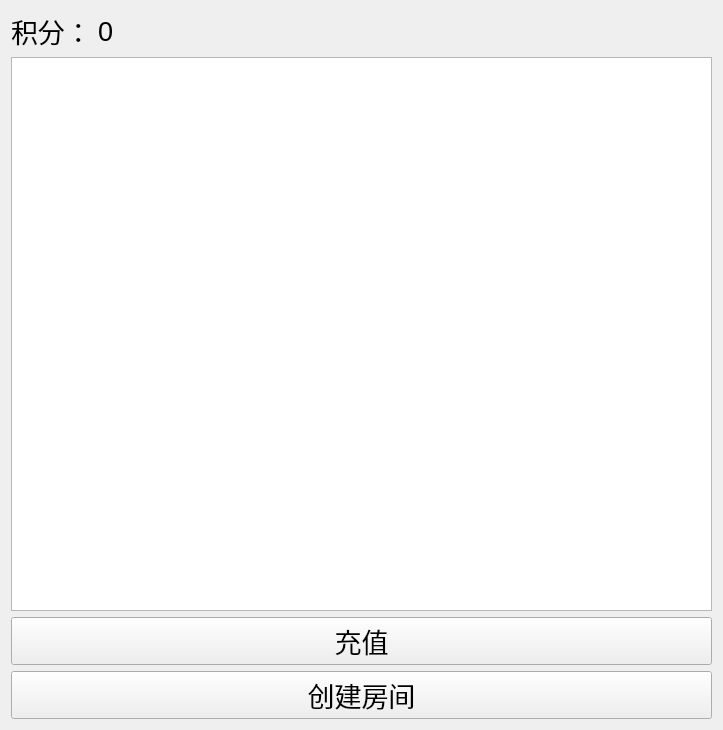
<?xml version="1.0" encoding="UTF-8"?>
<ui version="4.0">
 <class>HallWidget</class>
 <widget class="QWidget" name="HallWidget">
  <property name="geometry">
   <rect>
    <x>0</x>
    <y>0</y>
    <width>723</width>
    <height>730</height>
   </rect>
  </property>
  <property name="windowTitle">
   <string>Form</string>
  </property>
  <layout class="QVBoxLayout" name="verticalLayout">
   <item>
    <layout class="QHBoxLayout" name="horizontalLayout">
     <item>
      <widget class="QLabel" name="label">
       <property name="sizePolicy">
        <sizepolicy hsizetype="Fixed" vsizetype="Preferred">
         <horstretch>0</horstretch>
         <verstretch>0</verstretch>
        </sizepolicy>
       </property>
       <property name="font">
        <font>
         <pointsize>20</pointsize>
        </font>
       </property>
       <property name="text">
        <string>积分：</string>
       </property>
      </widget>
     </item>
     <item>
      <widget class="QLabel" name="lbCharge">
       <property name="font">
        <font>
         <pointsize>20</pointsize>
        </font>
       </property>
       <property name="text">
        <string>0</string>
       </property>
      </widget>
     </item>
    </layout>
   </item>
   <item>
    <widget class="QListWidget" name="lwRooms">
     <property name="font">
      <font>
       <pointsize>20</pointsize>
      </font>
     </property>
    </widget>
   </item>
   <item>
    <widget class="QPushButton" name="btnCharge">
     <property name="font">
      <font>
       <pointsize>20</pointsize>
      </font>
     </property>
     <property name="text">
      <string>充值</string>
     </property>
    </widget>
   </item>
   <item>
    <widget class="QPushButton" name="btnCreate">
     <property name="font">
      <font>
       <pointsize>20</pointsize>
      </font>
     </property>
     <property name="text">
      <string>创建房间</string>
     </property>
    </widget>
   </item>
  </layout>
 </widget>
 <resources/>
 <connections/>
</ui>
